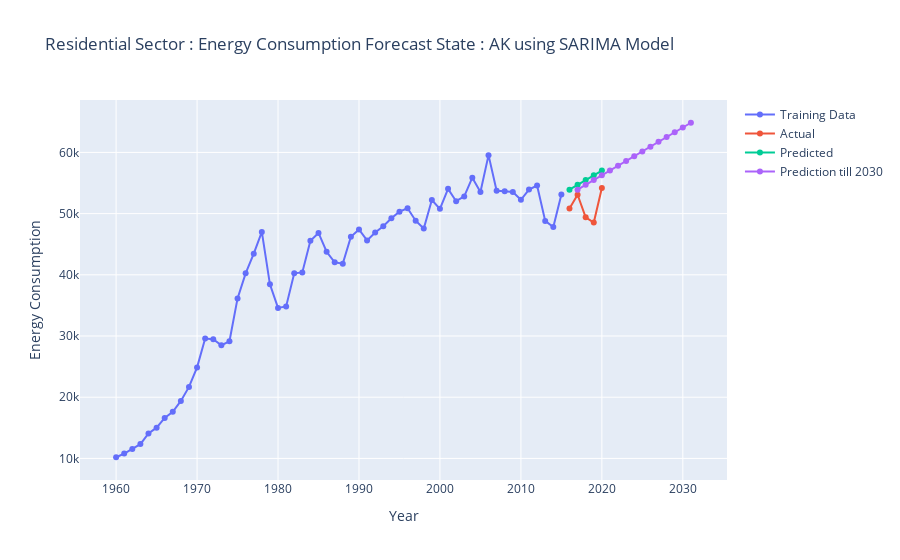
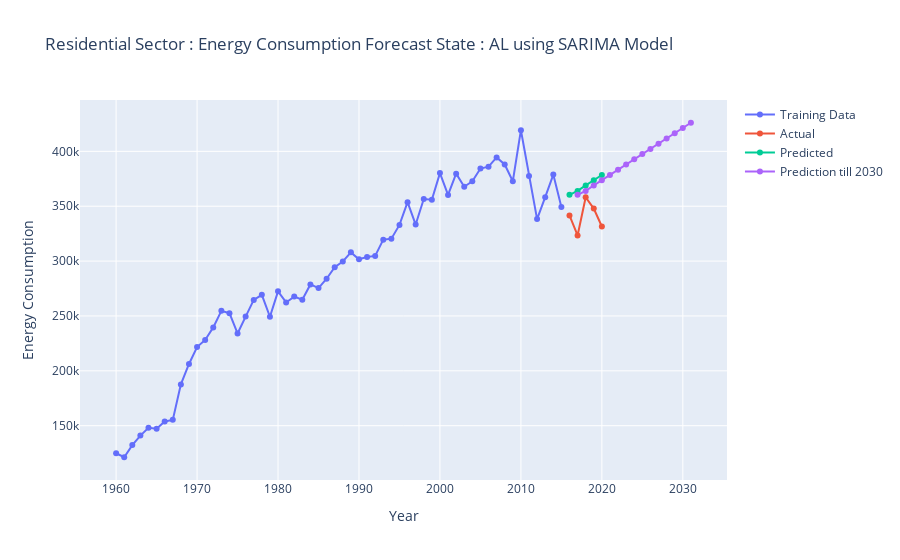
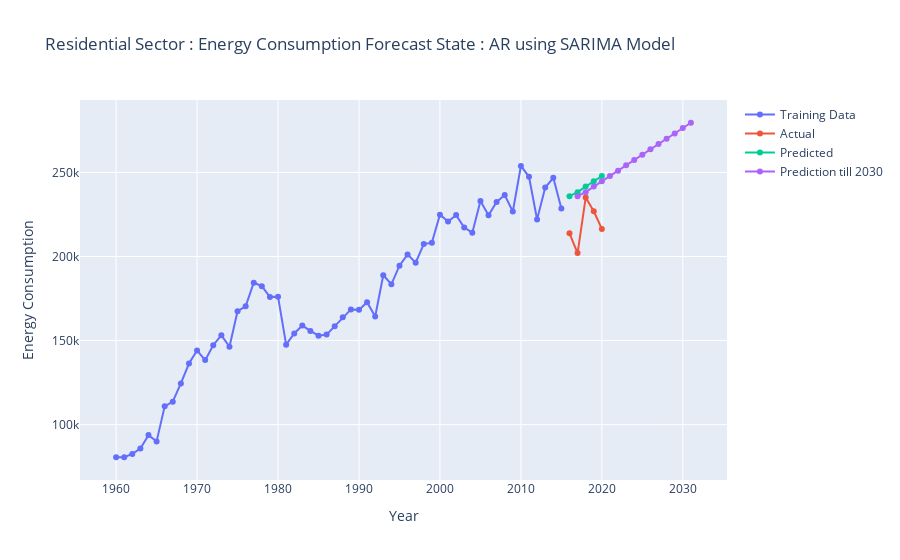
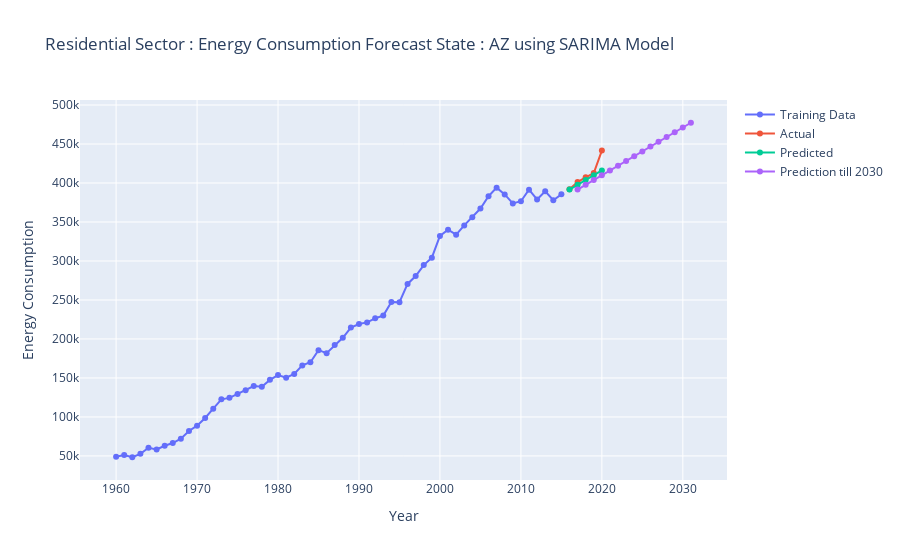

Notebook source saved alongside these figures, in order:
### Markdown cell above
## Using SARIMA Model

### Code cell
os.makedirs('Plots/use_tot_Sector_data/Sarima_results_plots',exist_ok=True)

for State in df_trans['State'].unique():
        try:
            
            fig = go.Figure()

            # Get the energy consumption data for the current country and sector
            df_filter = df_trans[df_trans['State'] == State ][['Year', 'Yearly Data']]
            df_filter_index = df_filter.set_index('Year')

            train_data = df_filter[:-5]
            test_data = df_filter[-5:]
            
            # Prepare the data for modeling
            years = df_filter_index.index
            energy_consumption = df_filter_index.values.flatten()

                    # Split the data into training and testing
            # Use all data except the last 5 years for training
            Horizan = -5
            train_data = energy_consumption[:Horizan]
            test_data = energy_consumption[Horizan:]  # Use the last 5 years for testing

            # Fit the auto ARIMA model
            model = auto_arima(train_data, seasonal=False)
            model.fit(train_data)

            # Generate predictions
            predictions = model.predict(n_periods=len(test_data))
            predictions_ahead_in_future = model.predict(n_periods=len(test_data)+15)

            # Calculate evaluation metrics
            mae = mean_absolute_error(test_data, predictions)
            mse = mean_squared_error(test_data, predictions)
            mape = np.mean(np.abs((test_data - predictions) / test_data)) * 100

            print('Mean Absolute Error (MAE):', np.round(mae,2))
            print('Mean Squared Error (MSE):', np.round(mse,2))
            print('Mean Absolute Percentage Error (MAPE):', np.round(mape,2))
            
            # Plot the training data
            fig.add_trace(go.Scatter(
                x=years[:Horizan], y=train_data, mode='lines+markers', name='Training Data'))

            # Plot the predictions
            fig.add_trace(go.Scatter(
                x=years[Horizan:], y=test_data, mode='lines+markers', name='Actual'))
            fig.add_trace(go.Scatter(
                x=years[Horizan:], y=predictions, mode='lines+markers', name='Predicted'))

            fig.add_trace(go.Scatter(
                x=pd.date_range(start = years[Horizan],periods=15,freq='Y'), y=predictions_ahead_in_future, mode='lines+markers', name='Prediction till 2030'))

            # Update the layout
            fig.update_layout(title=f'Residential Sector : Energy Consumption Forecast State : {State} using SARIMA Model',
                            xaxis_title='Year', yaxis_title='Energy Consumption')

            # Show the plot
            fig.show()
            # print(State,msn)
            fig.write_image(f'Plots/use_tot_Sector_data/Sarima_results_plots/{State}.png')
            # break
        except:
            print('Error occoured in Combination State : {} and MSN : {} Due NaN Value'.format(State,mse))
        # break
